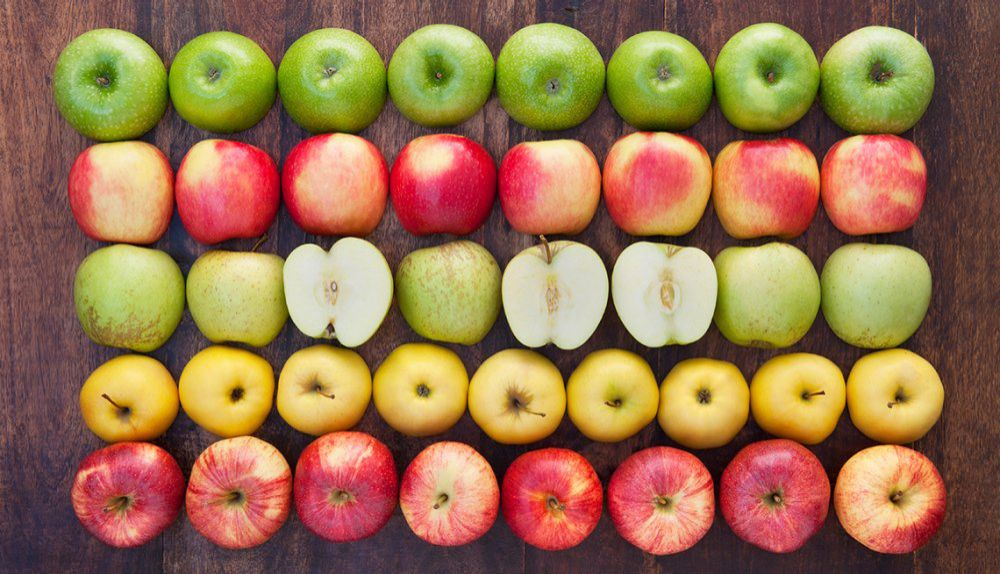
%> input picture manzanas.jpg, 1000 x 574 px
$ octave tp4.m   (GNU Octave 9; MATLAB toolbox functions it lacks are replaced by stand-ins)
%> lines starting %> are read from the running program, lines starting %| are printed output that depends on the picture; in (x1, y1, x2, y2) boxes, pixels count from 0 and x2, y2 are one past the last pixel; in counts of white or black regions, pixels touching at a corner belong together; the program's own positions count from 1
### funciones/gris_transpuesta.m
% E9 a
function gris_transpuesta(ubicacion_imagen)

    img=imread(ubicacion_imagen);
    imagen_1_gray=rgb2gray(img);
    imagen_1_tran=imagen_1_gray';

    figure()
    subplot(1,3,1); imshow(img); title('Imagen RGB');
    subplot(1,3,2); imshow(imagen_1_gray); title('Imagen en escala de intensidad');
    subplot(1,3,3); imshow(imagen_1_tran); title('Imagen transpuesta');
    end

### funciones/suma_imagenes.m
% E9 b
function suma_imagenes(ubicacion_imagen1, ubicacion_imagen2)

    img1=imread(ubicacion_imagen1);
    img2=imread(ubicacion_imagen2);
    img1_gray=rgb2gray(img1);
    img2_gray=rgb2gray(img2);
    suma=img1_gray+img2_gray;

    figure()
    subplot(1,3,1); imshow(img1_gray); title('Imagen 1');
    subplot(1,3,2); imshow(img2_gray); title('Imagen 2');
    subplot(1,3,3); imshow(suma); title('Suma de las imagenes');
end

### tp4.m
clc
clear
addpath("funciones")

%{
EJERCICIO 1:
------------

Aumentar el contaste, visualizar imagen original RGB, Imagen escala de
intensidad, imagen modificada el contraste y sus respectivos histogramas
normal

a) 40%
b) 60%
c) 80%
d) Multiplicar por 0.5 y que pasa con el contraste?

%}

img1 = imread("manzanas.jpg");
%> img1 is the input picture: size 574x1000x3 uint8; mean R, G, B 153, 114.3, 77.8
figure(1)
img1_gris=rgb2gray(img1);
img1_gris40=img1_gris*1.4;
img1_gris60=img1_gris*1.6;
img1_gris80=img1_gris*1.8;
img1_gris50=img1_gris*0.5;

subplot(4,3,1); imshow(img1); title("RGB");
subplot(4,3,2); imshow(img1_gris); title("Escala de grises");
subplot(4,3,3); imshow(img1_gris40); title("40% mas de contraste");
subplot(4,3,4); imhist(img1); title("Historgrama RGB");
subplot(4,3,5); imhist(img1_gris); title("Historgrama Gris");
subplot(4,3,6); imhist(img1_gris40); title("Historgrama +40%");
subplot(4,3,7); imshow(img1_gris60); title("60% mas de contraste");
subplot(4,3,8); imshow(img1_gris80); title("80% mas de contraste");
subplot(4,3,9); imshow(img1_gris50); title("50% menos de contraste");
subplot(4,3,10); imhist(img1_gris60); title("Historgrama +60%");
subplot(4,3,11); imhist(img1_gris80); title("Historgrama +80%");
subplot(4,3,12); imhist(img1_gris50); title("Historgrama -50%");

%{
EJERCICIO 2:
------------

Aumentar los niveles de intensidad de brillo de la imagen RGB y escala de
gris en los siguientes

a) 10 niveles
b) 50 niveles
c) Mostrar imagen original, modificada y sus histogramas.
d) Qué ocurre si le restamos 50 niveles.

%}

img2 = imread("manzanas.jpg");
figure(2)
img2_gris=rgb2gray(img2);
img2_10=img2_gris+10;
img2_50=img2_gris+50;
img2_50menos=img2_gris-50;

subplot(4,3,1); imshow(img2); title("RGB");
subplot(4,3,2); imshow(img2_gris); title("Escala de gris");
subplot(4,3,3); imshow(img2_10); title("+10 Brillo");
subplot(4,3,4); imshow(img2_50); title("+50 Brillo");
subplot(4,3,5); imshow(img2_50menos); title("-50 Brillo");
subplot(4,3,7); imhist(img2); title("Historgrama RGB");
subplot(4,3,8); imhist(img2_gris); title("Historgrama Gris");
subplot(4,3,9); imhist(img2_10); title("Historgrama +10%");
subplot(4,3,10); imhist(img2_50); title("Historgrama +50%");
subplot(4,3,11); imhist(img2_50menos); title("Historgrama -50%");

%{
EJERCICIO 3:
------------

Encontrar el complemento de una imagen en escala de gris .Visualizar imagen
en escala de intensiad, su complemento y sus respectivos histogramas.

%}

img3 = imread("manzanas.jpg");
figure(3)
img3_gris=rgb2gray(img3);
complemento=255-img3_gris;

subplot(2,2,1); imshow(img3_gris); title("Escala de gris");
subplot(2,2,2); imshow(complemento); title("Complemento");
subplot(2,2,3); imhist(img3_gris); title("Histograma gris");
subplot(2,2,4); imhist(complemento); title("Histograma de complemento");

%{
EJERCICIO 4:
------------

Binarizar una imagen usando los dos métodos y vistos.

%}

img4 = imread("manzanas.jpg");
figure(4)
img4_gris=rgb2gray(img4);
binaria= im2bw(img4_gris);
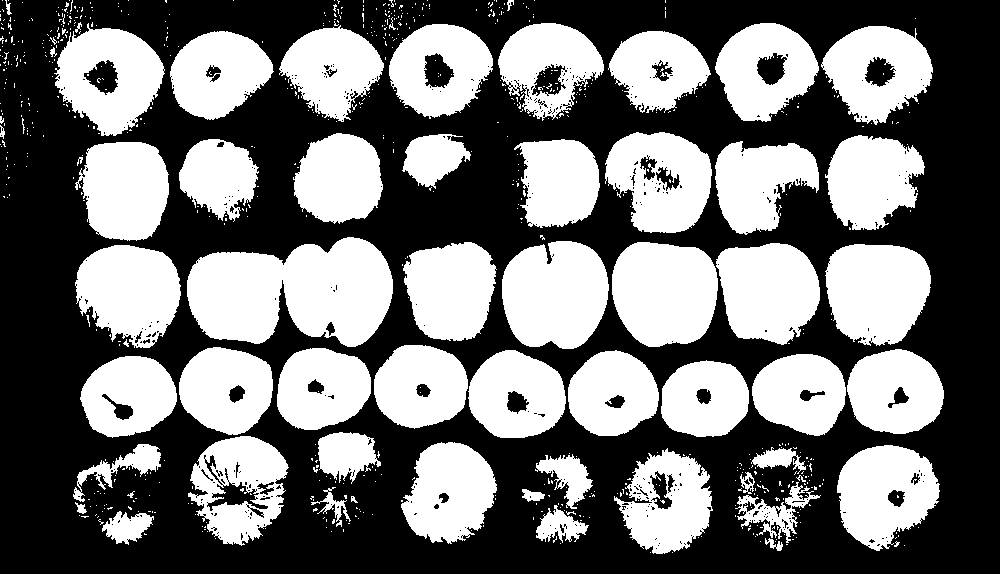
%> binaria: size 574x1000 logical; 45% white; 761 white regions (699 under 20 px), largest, box (x1, y1, x2, y2) and area: (187, 237, 393, 347) 16643, (502, 241, 609, 349) 9312, (612, 242, 718, 347) 9160

subplot(2,2,1); imshow(img4_gris); title("Escala de gris");
subplot(2,2,2); imshow(binaria); title("Binaria");
subplot(2,2,3); imhist(img4_gris); title("Histograma gris");
subplot(2,2,4); imhist(binaria); title("Histograma binario");

%{
EJERCICIO 5:
------------

Modifique el contraste aplicando la sentencia J=imadjust(I), muestre la
imagen fuente y la modificada y sus respectivos histogramas.

%}

img5 = imread("manzanas.jpg");
figure(5)
img5_gris=rgb2gray(img5);
grismodificada= imadjust(img5_gris);
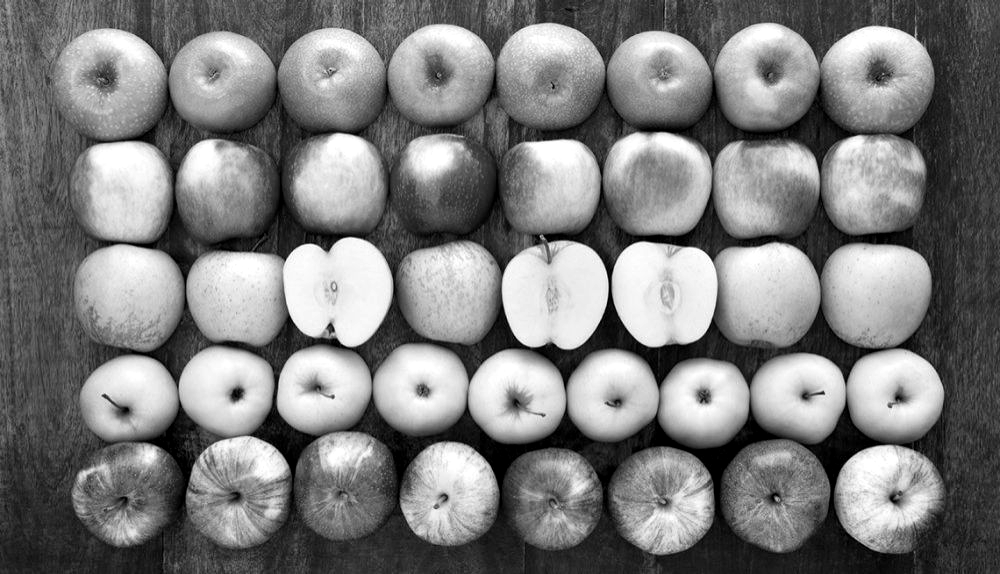
%> grismodificada: size 574x1000 uint8; min 0, max 255, mean 124.8

subplot(2,2,1); imshow(img5_gris); title("Escala de gris");
subplot(2,2,2); imshow(grismodificada); title("Contraste Modificado");
subplot(2,2,3); imhist(img5_gris); title("Histograma gris");
subplot(2,2,4); imhist(grismodificada); title("Histograma Contraste Modificado");
%> after `title("Histograma Contraste Modificado")`:
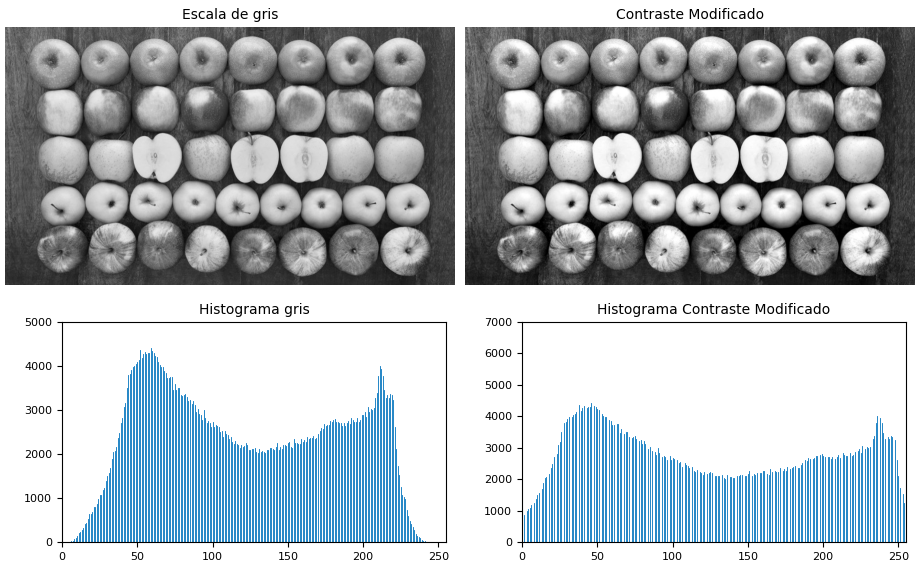
%> figure redrawn from the program's plot data, 4 panels

%{
EJERCICIO 6:
------------

Dada una imagen cualquiera corregir su contraste mediante la sentencia
j=histeq(I,n) visualizar la imagen original y corregida, graficar los
histogramas normal y acumulativo de ambas imágenes

%}

img6 = imread("manzanas.jpg");
figure(6)

img6_gris=rgb2gray(img6);
img6_grisEQ=histeq(img6_gris,256);

[cuentas_sineq, bin_sineq] = imhist(img6_gris);
%> cuentas_sineq = 256 values, max 4409 at index 60, min 0 at index 1, mean 2242.2; bin_sineq = 256 values from 0 to 255
cuenta_acumulada_sineq = cumsum(cuentas_sineq);
%> cuenta_acumulada_sineq = 256 values from 0 to 574000

[cuentas_eq, bin_eq] = imhist(img6_grisEQ);
%> cuentas_eq = 256 values, max 4409 at index 50, min 0 at index 16, mean 2242.2; bin_eq = 256 values from 0 to 255
cuentas_acumulada_eq = cumsum(cuentas_eq);
%> cuentas_acumulada_eq = 256 values from 2745 to 574000

subplot(2,2,1); imshow(img6_gris); title("Escala de gris");
subplot(2,2,2);imshow(img6_grisEQ); title("Imagen Ecualizada");
subplot(2,2,3);plot(bin_sineq, cuenta_acumulada_sineq); title("Histograma sin ecualizar")
subplot(2,2,4);plot(bin_eq, cuentas_acumulada_eq); title("Histograma Ecualizado");


%{
EJERCICIO 7:
------------

a) Realizar la suma entre dos imágenes a y b, color y en escala de
intensidad, mostrar cada imagen y la suma resultante.
b) Realizar la resta entre las imágenes del apartado anterior en color y
escala de grises, mostrar la resta.
c) Realizar la operación AND y OR entre dos imágenes binarizadas
previamente con la función im2bw. Realizar la operación lógica NOT a una
imagen.

%}

img7a = imread("manzanas.jpg");
img7b = imread("marte.jpg");
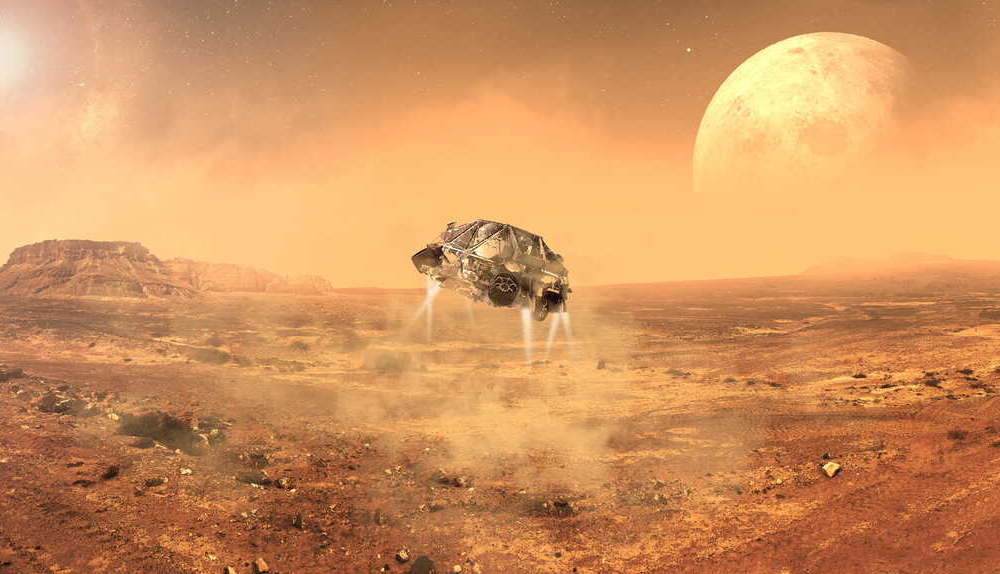
%> input picture marte.jpg, 1000 x 574 px
%> img7b is the input picture: size 574x1000x3 uint8; mean R, G, B 208.7, 147.5, 94.8
figure(7)

img7a_gray=rgb2gray(img7a);
img7b_gray=rgb2gray(img7b);
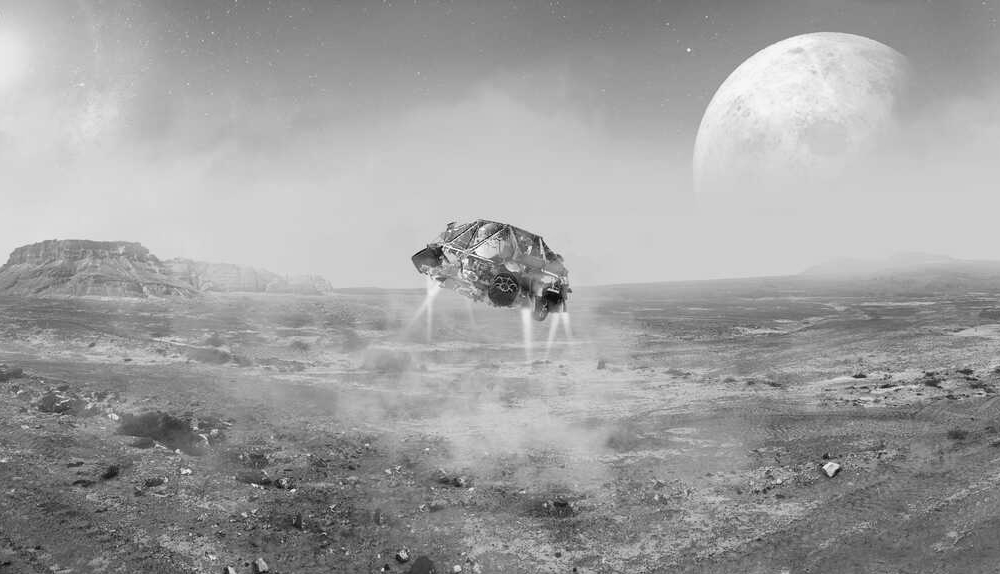
%> img7b_gray: size 574x1000 uint8; min 3, max 252, mean 159.8
img7aBW=im2bw(img7a_gray);
img7bBW=im2bw(img7b_gray);
%> img7bBW: size 574x1000 logical; 77.2% white; 1485 black regions (1364 under 20 px), largest, box (x1, y1, x2, y2) and area: (0, 361, 682, 574) 62660, (640, 367, 1000, 574) 35195, (636, 297, 1000, 349) 6373
suma=img7a_gray+img7b_gray; % Operacion Suma
resta=img7a_gray-img7b_gray; % Operacion Resta
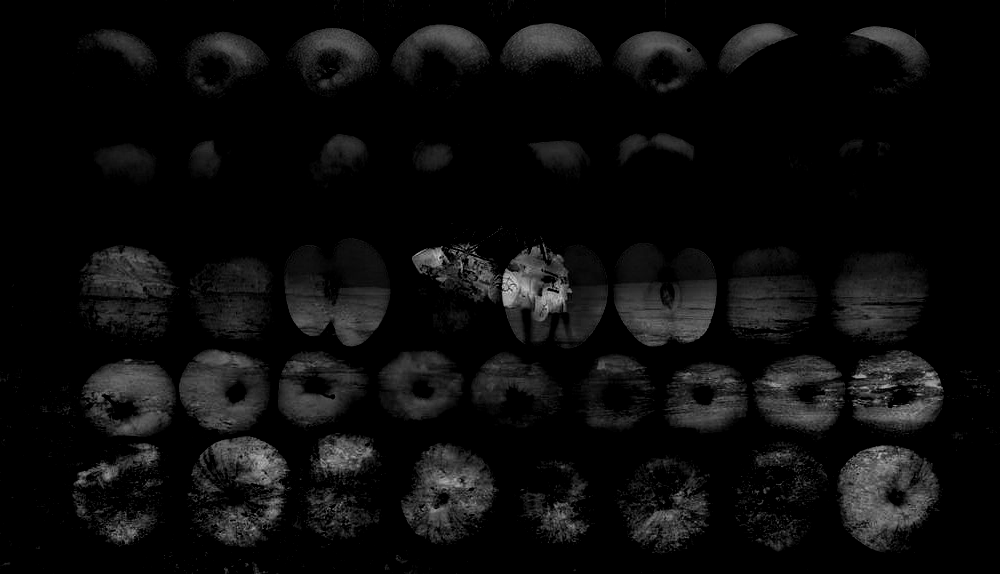
%> resta: size 574x1000 uint8; min 0, max 212, mean 12.5
ANDimages=img7aBW&img7bBW; % Operacion AND
%> ANDimages: size 574x1000 logical; 38.4% white; 1428 white regions (1314 under 20 px), largest, box (x1, y1, x2, y2) and area: (187, 237, 393, 347) 16615, (612, 242, 718, 347) 8349, (54, 23, 165, 136) 7609
ORimages=img7aBW|img7bBW; % Operacion OR
%> ORimages: size 574x1000 logical; 83.8% white; 1180 black regions (1080 under 20 px), largest, box (x1, y1, x2, y2) and area: (0, 361, 481, 574) 42647, (640, 367, 1000, 574) 24533, (509, 0, 781, 36) 5600
NOTimg7a=~img7aBW; % Operacion NOT

%Graficamos con plot
subplot(3,3,1); imshow(img7a); title('Imagen 1 original');
subplot(3,3,2); imshow(img7b); title('Imagen 2 original');
subplot(3,3,4); imshow(img7a_gray); title('Imagen 1 escala de gris');
subplot(3,3,5); imshow(img7b_gray); title('Imagen 2 escala de gris');
subplot(3,3,7); imshow(suma); title('Suma de las imagenes');
subplot(3,3,8); imshow(resta); title('Resta de las imagenes');
subplot(3,3,3); imshow(ANDimages); title('Operacion AND');
subplot(3,3,6); imshow(ORimages); title('Operacion OR');
subplot(3,3,9); imshow(NOTimg7a); title('Operacion NOT');

%{
EJERCICIO 8:
------------

Realizar la operación de mezclado alfa entre dos imágenes a escala de
grises. Usando la siguiente formula.

Iα(x,y)=(1-α)*Ia(x,y)+α*Ib(x,y)
Para α=0.7

%}

img8a = imread("manzanas.jpg");
img8b = imread("marte.jpg");
figure(8)

alfa=0.9;
img8a_gris=rgb2gray(img8a);
img8b_gris=rgb2gray(img8b);
mix_alfa=(1-alfa)*img8a_gris+alfa*img8b_gris; % Mezclado Alfa

%Grafico Plot
subplot(2,2,1); imshow(img8a_gris); title('Imagen 1');
subplot(2,2,2); imshow(img8b_gris); title('Imagen 2');
subplot(2,2,3); imshow(mix_alfa); title('Mezclado Alfa');

%{
EJERCICIO 9:
------------

Hacer las siguientes funciones:

a) Mostrar imagen RGB, escala de intensidad y la transpuesta.
b) Mostrar la suma de dos imágenes en escala de gris

%}

gris_transpuesta("manzanas.jpg")
%> in gris_transpuesta, `imagen_1_tran=imagen_1_gray';`:
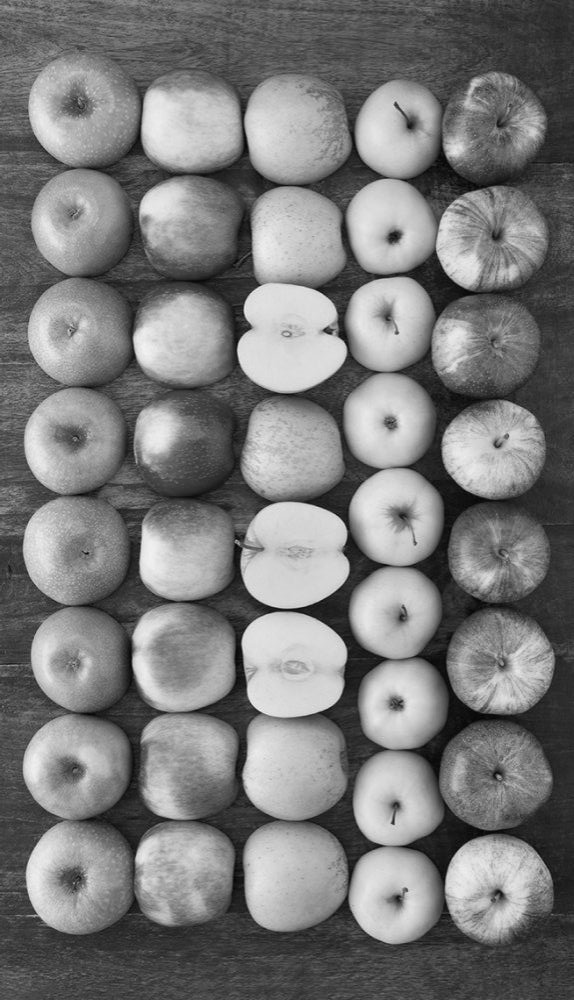
%> imagen_1_tran: size 1000x574 uint8; min 2, max 244, mean 121.7; mean of the top-left, top-right, bottom-left and bottom-right quarters 126.5, 119.2, 122.4, 118.7

suma_imagenes("manzanas.jpg", "marte.jpg")

%{
EJERCICIO 10:
------------

Implementar usando simulink los siguientes diagramas:

a) Que muestre el complemento de una imagen.
b) Que muestre la imagen original RGB; imagen en escala de gris y binaria

%}
